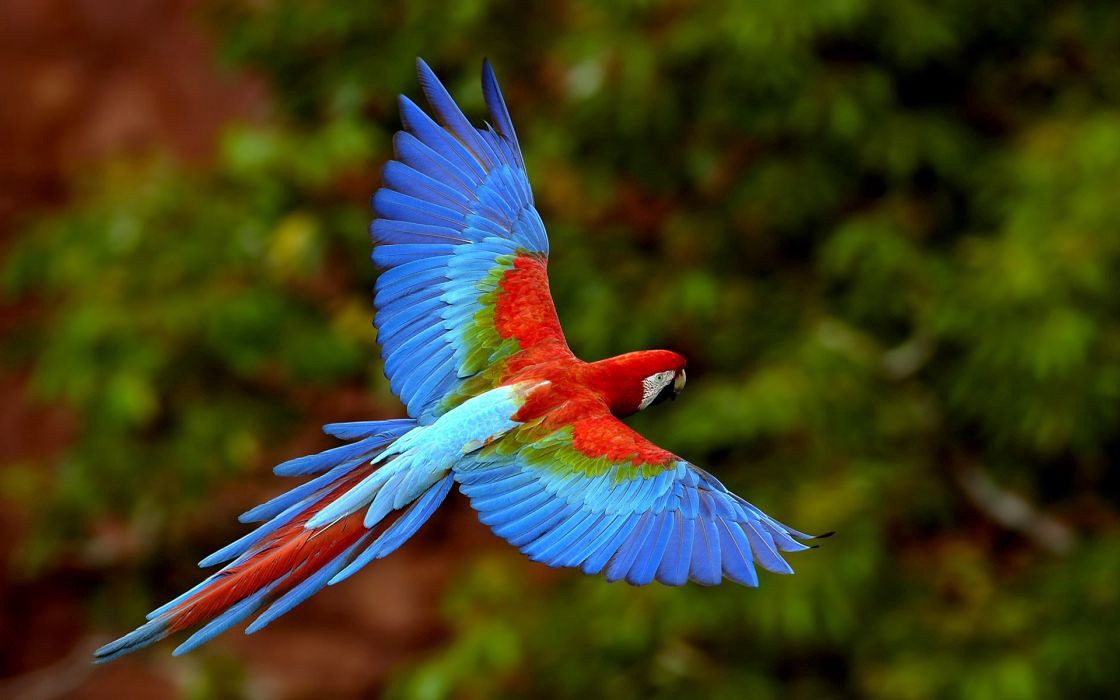
#> input picture ch_11_back_project/sample.jpeg, 1120 x 700 px
$ python histo.py
#> lines starting #> are read from the running program, lines starting #| are printed output that depends on the picture
import cv2
import os.path as osp
from matplotlib import pyplot as plt

plt.style.use('classic')
file_path = osp.dirname(osp.abspath(__file__))
file_name = 'sample.jpeg'
img_file = osp.join(file_path, file_name)
img = cv2.imread(img_file)
#> img is the input picture: shape (700, 1120, 3); mean B, G, R 28.9, 61, 63.5

plt.subplot(211)
plt.imshow(img[:, :, ::-1])
plt.title('sample image')
plt.xticks([])
plt.yticks([])

hist = cv2.calcHist([img], [0,1], None, [32, 32], [0, 256, 0, 256])
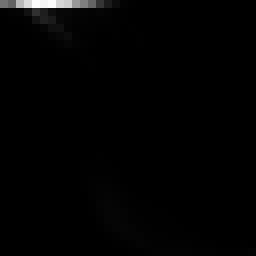
#> hist: shape (32, 32) float32 (shown 8 times larger); min 0, max 64481, mean 765.6; drawn with min black and max white
plt.subplot(234)
p = plt.imshow(hist)
plt.title('Blue and Green')
plt.colorbar(p)

hist = cv2.calcHist([img], [1,2], None, [32, 32], [0, 256, 0, 256])
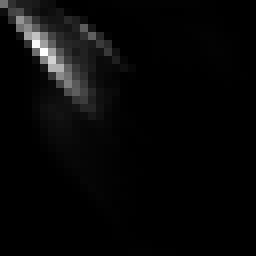
#> hist: shape (32, 32) float32 (shown 8 times larger); min 0, max 23973, mean 765.6; drawn with min black and max white
plt.subplot(235)
p = plt.imshow(hist)
plt.title('Green and Red')
plt.colorbar(p)

hist = cv2.calcHist([img], [0,2], None, [32, 32], [0, 256, 0, 256])
plt.subplot(236)
p = plt.imshow(hist)
plt.title('Blue and Red')
plt.colorbar(p)

plt.show()
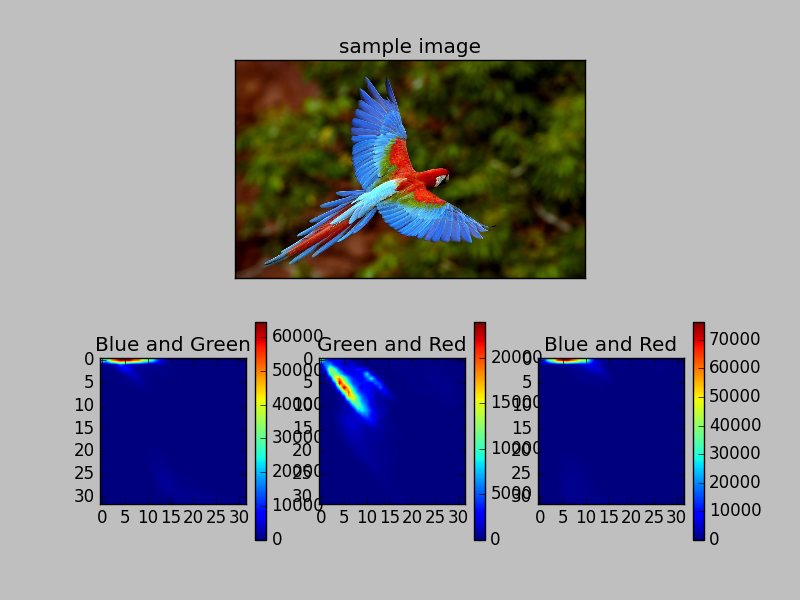
#> figure drawn by matplotlib, 7 panels
